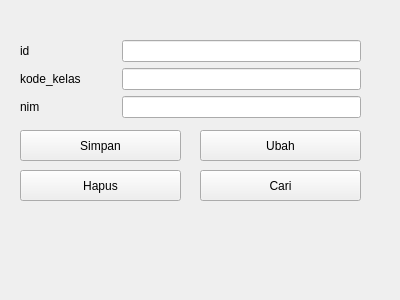
<?xml version="1.0" encoding="UTF-8"?>
<ui version="4.0">
 <class>Form</class>
 <widget class="QWidget" name="Form">
  <property name="geometry">
   <rect>
    <x>0</x>
    <y>0</y>
    <width>400</width>
    <height>300</height>
   </rect>
  </property>
  <property name="windowTitle">
   <string>Form</string>
  </property>
  <widget class="QPushButton" name="btnHapus">
   <property name="geometry">
    <rect>
     <x>20</x>
     <y>170</y>
     <width>161</width>
     <height>31</height>
    </rect>
   </property>
   <property name="text">
    <string>Hapus</string>
   </property>
  </widget>
  <widget class="QPushButton" name="btnSimpan">
   <property name="geometry">
    <rect>
     <x>20</x>
     <y>130</y>
     <width>161</width>
     <height>31</height>
    </rect>
   </property>
   <property name="text">
    <string>Simpan</string>
   </property>
  </widget>
  <widget class="QPushButton" name="btnUbah">
   <property name="geometry">
    <rect>
     <x>200</x>
     <y>130</y>
     <width>161</width>
     <height>31</height>
    </rect>
   </property>
   <property name="text">
    <string>Ubah</string>
   </property>
  </widget>
  <widget class="QPushButton" name="btnCari">
   <property name="geometry">
    <rect>
     <x>200</x>
     <y>170</y>
     <width>161</width>
     <height>31</height>
    </rect>
   </property>
   <property name="text">
    <string>Cari</string>
   </property>
  </widget>
  <widget class="QWidget" name="formLayoutWidget">
   <property name="geometry">
    <rect>
     <x>20</x>
     <y>40</y>
     <width>341</width>
     <height>80</height>
    </rect>
   </property>
   <layout class="QFormLayout" name="formLayout">
    <item row="0" column="0">
     <widget class="QLabel" name="idLabel">
      <property name="text">
       <string>id</string>
      </property>
     </widget>
    </item>
    <item row="0" column="1">
     <widget class="QLineEdit" name="idLineEdit"/>
    </item>
    <item row="1" column="0">
     <widget class="QLabel" name="kode_kelasLabel">
      <property name="text">
       <string>kode_kelas	</string>
      </property>
     </widget>
    </item>
    <item row="1" column="1">
     <widget class="QLineEdit" name="kode_kelasLineEdit"/>
    </item>
    <item row="2" column="0">
     <widget class="QLabel" name="nimLabel">
      <property name="text">
       <string>nim</string>
      </property>
     </widget>
    </item>
    <item row="2" column="1">
     <widget class="QLineEdit" name="nimLineEdit"/>
    </item>
   </layout>
  </widget>
 </widget>
 <resources/>
 <connections/>
</ui>
